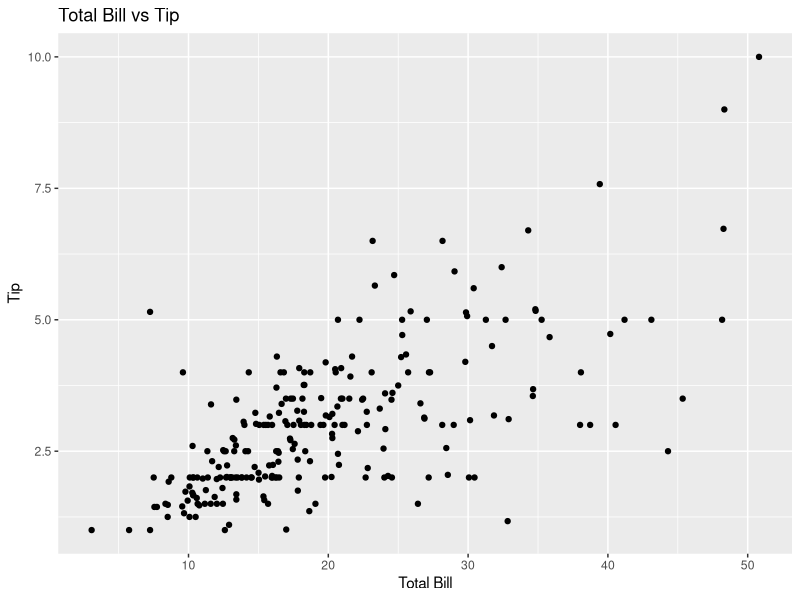
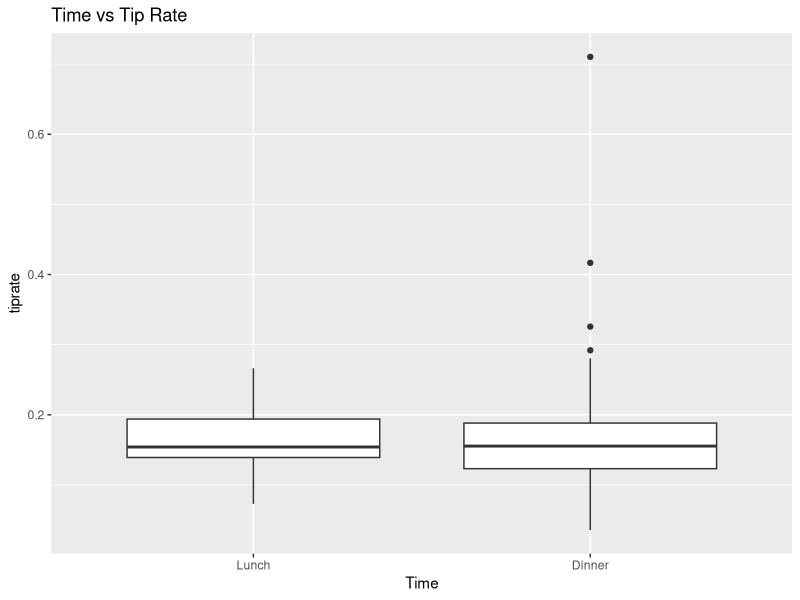
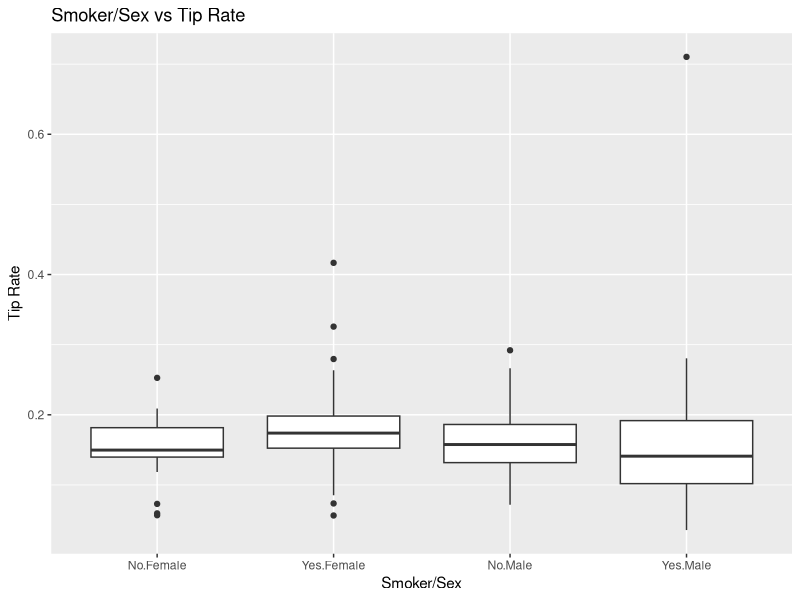
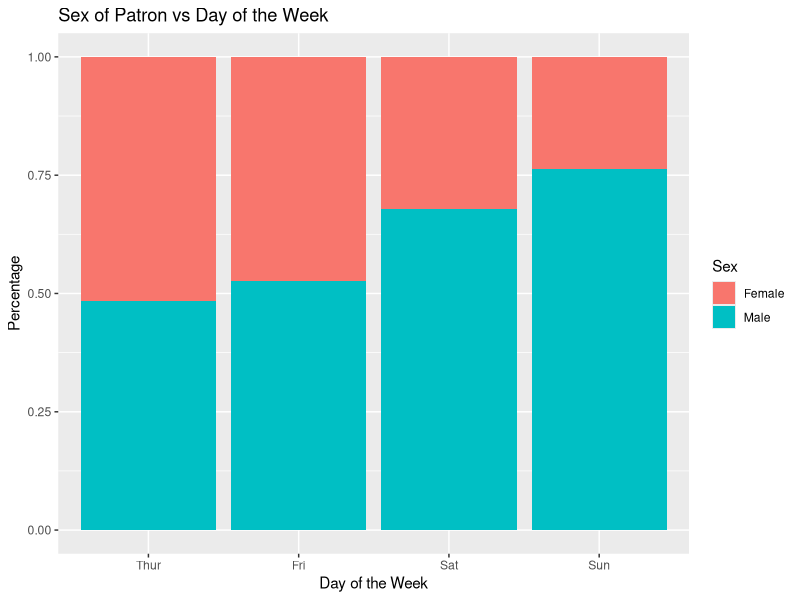

Recreate these plots in R, in order.
## ---- chunk 1
knitr::opts_chunk$set(echo = TRUE)
library(reshape2)
library(ggplot2)
## ---- chunk 2
numParty <- nrow(tips)
numParty
## ---- chunk 3
str(tips)
## ---- chunk 4
day <- tips$day
day = factor(day, levels(day)[c(4, 1:3)])
levels(day)
tips$day <- day
day
## ---- chunk 5
female5 <- tips[tips$sex == 'Female' & tips$size >= 5, ]
female5
## ---- chunk 6
ggplot(tips, aes(x=total_bill, y=tip)) + geom_point() + labs(title="Total Bill vs Tip", x = "Total Bill", y = "Tip")
## ---- chunk 7
tips$tiprate = tips$tip / tips$total_bill
mean(tips$tiprate)
## ---- chunk 8
tips$time = factor(tips$time, levels(tips$time)[c(2,1)])
ggplot(tips, aes(x=time, y=tiprate)) + geom_boxplot() + labs(x="Time", y="tiprate", title="Time vs Tip Rate")
## ---- chunk 9
tips$ss <- interaction(tips$smoker, tips$sex)
ggplot(tips, aes(x=ss, y = tiprate)) + geom_boxplot() + labs(x="Smoker/Sex", y="Tip Rate", title = "Smoker/Sex vs Tip Rate")
## ---- chunk 10
ggplot(tips, aes(fill=sex, y=1,x=day)) + geom_bar(position="fill", stat="identity") + labs(title="Sex of Patron vs Day of the Week",y="Percentage", x="Day of the Week", fill="Sex")
